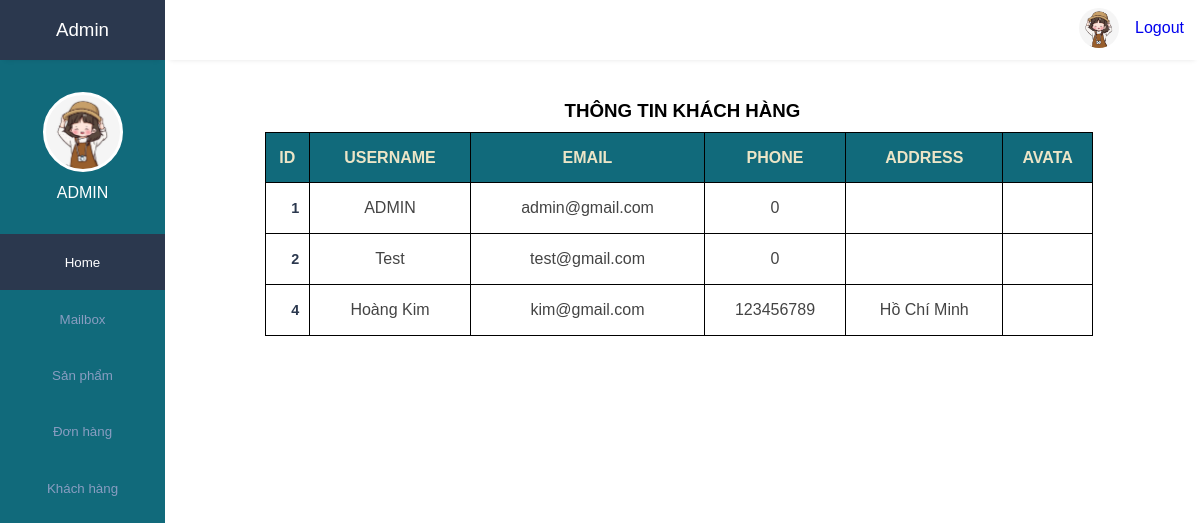
/admin/index.php?act=qltaikhoan (signed in), run on the app's committed database.
### tables this page shows
CREATE TABLE `users` (
  `id` int(20) NOT NULL,
  `username` varchar(100) NOT NULL,
  `email` varchar(100) NOT NULL,
  `phone` int(10) NOT NULL,
  `address` varchar(50) NOT NULL,
  `password` varchar(100) NOT NULL,
  `user_type` varchar(20) NOT NULL DEFAULT 'user',
  `image` varchar(100) NOT NULL
);

### admin/view/qltaikhoan.php (the view, shortened to what this page needs)
<body>
    <main class="qltk">
        <h3 align="center" >THÔNG TIN KHÁCH HÀNG</h3>
        <table align="center" cellpadding=0 cellspacing=0>
            <tr>
                <th>ID</th>
                <th>USERNAME</th>
                <th>EMAIL</th>
                <th>PHONE</th>
                <th>ADDRESS</th>
                <th>AVATA</th>
            </tr>
            <?php
                $conn = mysqli_connect("localhost","root","","dbtrangsuc");
                $sql = "SELECT * FROM users";
                $result=mysqli_query($conn,$sql);
                while($row=mysqli_fetch_assoc($result)){
                    $id = $row['id'];
                    $username = $row['username'];
                    $email = $row['email'];
                    $img = $row['image'];
                    $address = $row['address'];
                    $phone = $row['phone'];
            ?>
            <tr>
                <td><?php echo $id ?></td>
                <td><?php echo $username ?></td>
                <td><?php echo $email ?></td>
                <td><?php echo $phone?></td>
                <td><?php echo $address?></td>
                <td><?php echo $img ?></td>
            </tr>
            <?php } ?>
        </table>
    </main>
</body>

### admin/view/header.php (shortened to what this page needs)
<!DOCTYPE html>
<html lang="en">
<head>
    <link rel="stylesheet" href="../public/css/admin.css">
    <link rel="stylesheet" href="https://maxst.icons8.com/vue-static/landings/line-awesome/line-awesome/1.3.0/css/line-awesome.min.css">
</head>
<body>
    <div class="sidebar">
        <div class="side-header">
            <h3>A<span>dmin</span></h3>
        </div>
        <div class="side-content">
            <div class="profile">
                <a href="../admin/index.php?act=profile"><div class="profile-img bg-img" style="background-image: url(../public/img/avata.png)"></div></a>
                <h4><?php echo $_SESSION['admin_name'] ?></h4>
            </div>
            <div class="side-menu">
                <ul>
                    <li>
                       <a href="../admin/index.php" class="active">
                            <small>Home</small>
                        </a>
                    </li>
                    <li>
                       <a href="../admin/index.php?act=mailbox">
                            <small>Mailbox</small>
                        </a>
                    </li>
                    <li>
                       <a href="../admin/index.php?act=qlsanpham">
                            <small>Sản phẩm</small>
                        </a>
                    </li>
                    <li>
                       <a href="../admin/index.php?act=qldonhang">
                            <small>Đơn hàng</small>
                        </a>
                    </li>
                    <li>
                       <a href="../admin/index.php?act=qltaikhoan">
                            <small>Khách hàng</small>
                        </a>
                    </li>
                </ul>
            </div>
        </div>
    </div>
    <div class="main-content">
        <header>
            <div class="header-content">
                <div class="header-menu">
                    <div class="user">
                        <div class="bg-img" style="background-image: url(../public/img/avata.png)"></div>
                        <a href="../index.php?act=thoat">Logout</a>
                    </div>
                </div>
            </div>
        </header>

### admin/index.php (shortened to what this page needs)
<?php
    include "../admin/view/header.php";
    if(isset($_GET['act'])){
        switch ($_GET['act']) {
            case 'qltaikhoan':
                include "../admin/view/qltaikhoan.php";
                break;
        }
    } else{
        include "view/home.php";
    }
?>

### public/css/admin.css (style rules this page uses)
:root { --main-color: #2B384E; --color-dark: #116A7B; --text-grey: #B0B0B0; }
* { margin: 0; padding: 0; text-decoration: none; list-style-type: none; box-sizing: border-box; font-family: 'Merriweather', sans-serif; }
.sidebar { position: fixed; height: 100%; width: 165px; left: 0; bottom: 0; top: 0; z-index: 100; background: var(--color-dark); transition: left 300ms; }
.side-header { box-shadow: 0px 5px 5px -5px rgb(0 0 0 /10%); background: var(--main-color); height: 60px; display: flex; justify-content: center; align-items: center; }
.side-header h3, side-head span { color: white; font-weight: 400; }
.side-content { height: calc(100vh - 60px); overflow: auto; }
.profile { text-align: center; padding: 2rem 0rem; }
.bg-img { background-repeat: no-repeat; background-size: cover; border-radius: 50%; background-size: cover; }
.profile-img { height: 80px; width: 80px; display: inline-block; margin: 0 auto .5rem auto; border: 3px solid white; }
.profile h4 { color: #fff; font-weight: 500; }
.sidebar { overflow-y: auto; }
.side-menu ul { text-align: center; }
.side-menu a { display: block; padding: 1.2rem 0rem; }
.side-menu a.active { background: #2B384E; }
.side-menu a.active span, .side-menu a.active small { color: #fff; }
.side-menu a span, .side-menu a small { color: #899DC1; }
.main-content { margin-left: 165px; width: calc(100% - 165px); transition: margin-left 300ms; }
header { position: fixed; right: 0; top: 0; left: 165px; z-index: 100; height: 60px; box-shadow: 0px 5px 5px -5px rgb(0 0 0 /10%); background: #fff; transition: left 300ms; }
.header-content, .header-menu { display: flex; align-items: center; }
.header-content { justify-content: space-between; padding: 0rem 1rem; }
.header-menu { justify-content: flex-end; padding-top: .5rem; }
.user { display: flex; align-items: center; }
.user div, .client-img { height: 40px; width: 40px; margin-right: 1rem; }
main { margin-top: 60px; }
table { border-collapse: collapse; }
table tbody td { padding: 1rem 0rem; color: #444; }
table tbody td:first-child { padding-left: 1rem; color: var(--main-color); font-weight: 600; font-size: .9rem; }
table tbody tr { border-bottom: 1px solid #dee2e8; }

### admin/view/qltaikhoan.php (style rules this page uses)
.qltk { margin-top: 100px; font-family: 'Roboto', sans-serif; }
.qltk table { width: 80%; border: 1px solid black; margin: 10px 0px 0px 100px; }
.qltk table th { border: 1px solid black; height: 50px; background-color: #116A7B; color: #ECE5C7; }
.qltk table td { text-align: center; border: 1px solid black; height: 50px; }

### data on the page
users: id "1", username "ADMIN", email "admin@gmail.com", phone "0"
users: id "2", username "Test", email "test@gmail.com", phone "0"
users: id "4", username "Hoàng Kim", email "kim@gmail.com", phone "123456789", address "Hồ Chí Minh"

### other printed values
$_SESSION['admin_name'] "ADMIN"
